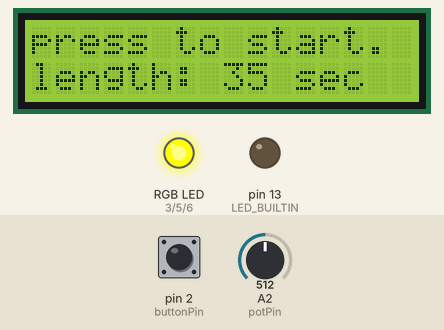
Bench run of a sketch on a simulated Arduino Uno, built with avr-gcc and run on an emulated ATmega328P. Parts: 16×2 character LCD, an RGB LED mixed from three pins (HIGH = lit), output pins drawn as LEDs (lit = HIGH). Inputs (shaded band) come from the test bench; at power-on: pin 2 (buttonPin) LOW, A2 (potPin) = 512.

Above: at 1.2 s.
1.3 s: pin 2 (buttonPin) pulled HIGH for 0.15 s
At 1.9 s:
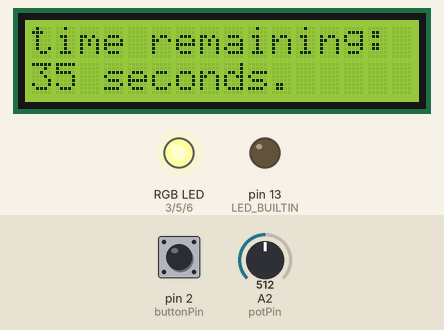
At 15.2 s:
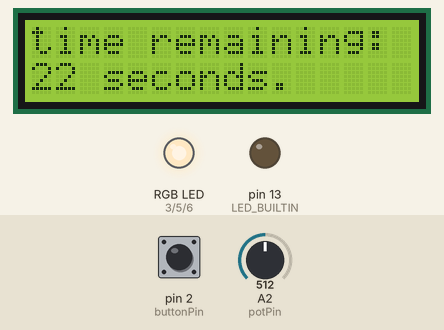
Timing chart, 0 to 16.9 s (numbered marks = the images above; inputs shaded):
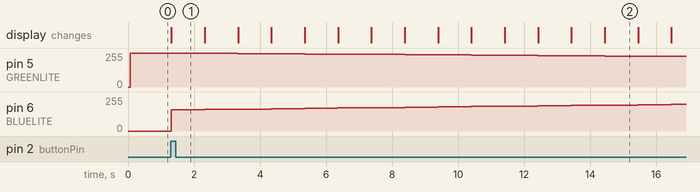

The sketch:

time_selectable_timer.ino
```cpp
//include the libraries. read the liquidcrystal article on the arduino website for more info on the functions: https://www.arduino.cc/en/Reference/LiquidCrystal
#include <LiquidCrystal.h>
#include <Wire.h>

#define REDLITE 3
#define GREENLITE 5
#define BLUELITE 6

const int buttonPin = 2;     // the terminal of the pushbutton pin

// initialize the library with the numbers of the interface pins
LiquidCrystal lcd(7, 8, 9, 10, 11, 12);

// you can change the overall brightness by range 0 -> 255
int brightness = 255;
int buttonState= 0;
int val = 0;       // variable to store the value coming from the sensorint
int timer = 0;
int potPin = 2;    // select the input pin for the potentiometer


void setup() {
  // set up the LCD's number of rows and columns:
  lcd.begin(16, 2);
  // Print a message to the LCD.
  lcd.print("press button to");
  lcd.setCursor(0,1);
  lcd.print("start");
  setBacklight(0,0,255); //changes backlight to blue

  pinMode(REDLITE, OUTPUT);
  pinMode(GREENLITE, OUTPUT);
  pinMode(BLUELITE, OUTPUT);

  brightness = 100;
  pinMode(LED_BUILTIN, OUTPUT);


  // initialize the pushbutton pin as an input:
  pinMode(buttonPin, INPUT);
}


void loop() {
  //reads value form potentioemeter
  val = analogRead(potPin);


  // read the state of the pushbutton value:
  buttonState = digitalRead(buttonPin);
  //when the button is unpressed, the potentiometer value is taken, and is convereted to a time
if (buttonState == LOW)
{ val = analogRead(potPin);
  { lcd.clear();

  lcd.print("press to start.");
  lcd.setCursor(0,1);
  lcd.print("length: ");
  if (val <= 100)
  {
  timer=10;
  lcd.print(timer);
  }
  if (val > 100 && val <=200)
  { timer=15;
    lcd.print(timer);

  }
  if (val >200 && val <=300)
  { timer=20;
    lcd.print(timer);
  }
 if (val>300 && val <=400)
  {timer=25;
    lcd.print(timer);

  }
  if (val>400 && val <=500)
  {timer=30;
    lcd.print(timer);

  }
  if (val>500 && val <=600)
  {timer=35;
    lcd.print(timer);

  }
   if (val>600 && val <=700)
  {timer=40;
    lcd.print(timer);
   }
   if (val>700 && val <=800)
  {timer=45;
    lcd.print(timer);
   }
   if (val>800 && val <=900)
  {timer=50;
    lcd.print(timer);
   }
   if (val>900 && val <=1000)
  {timer=55;
    lcd.print(timer);
   }
   if (val >1000)
  {timer=60;
    lcd.print(timer);
   }
   lcd.print(" sec");


  delay(50);


}
}
  // check if the pushbutton is pressed.
  // if it is, the buttonState is HIGH, and the timer starts, and color fade begins
  if (buttonState == HIGH) {

      for (int i = timer; i >= 0; i--) {
     setBacklight(0, 255-((255/timer)*i), ((255/timer)*i));
     lcd.clear();
     lcd.setCursor(0,0);
     lcd.print("time remaining: ");
     lcd.setCursor(0,1);
     lcd.print(i);
     lcd.print(" seconds.");
    delay(1000);


    lcd.clear();
    lcd.setCursor(0,0);


  }
  lcd.print("timer done!");
   for (int i = 0; i <= 255; i++) {
     setBacklight(0, 255-i, i);
     delay(5);
     lcd.clear();
    }
  lcd.clear();


  }

}


void setBacklight(uint8_t r, uint8_t g, uint8_t b) {
  // normalize the red LED - its brighter than the rest!
  r = map(r, 0, 255, 0, 100);
  g = map(g, 0, 255, 0, 150);

  r = map(r, 0, 255, 0, brightness);
  g = map(g, 0, 255, 0, brightness);
  b = map(b, 0, 255, 0, brightness);

  // common anode so invert!
  r = map(r, 0, 255, 255, 0);
  g = map(g, 0, 255, 255, 0);
  b = map(b, 0, 255, 255, 0);
  Serial.print("R = "); Serial.print(r, DEC);
  Serial.print(" G = "); Serial.print(g, DEC);
  Serial.print(" B = "); Serial.println(b, DEC);
  analogWrite(REDLITE, r);
  analogWrite(GREENLITE, g);
  analogWrite(BLUELITE, b);
}
```

Measured:
- after the input at 1.3 s, pin 5 (GREENLITE): moves from 255/255 to 229/255 over 15.1 s, starting at once; pin 6 (BLUELITE): moves from 0/255 to 201/255 over 15.1 s, starting at once; the display: changes at once (image 1)
- what the display in image 2 shows lasts 1.0 s, from 14.4 s to 15.4 s
